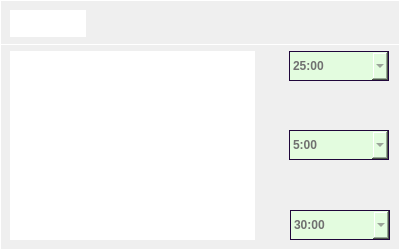
<?xml version="1.0" encoding="UTF-8"?>
<ui version="4.0">
 <class>settingsBox</class>
 <widget class="QWidget" name="settingsBox">
  <property name="geometry">
   <rect>
    <x>0</x>
    <y>0</y>
    <width>400</width>
    <height>250</height>
   </rect>
  </property>
  <property name="windowTitle">
   <string>Settings</string>
  </property>
  <property name="windowIcon">
   <iconset resource="resources.qrc">
    <normaloff>:/resources/pomodoropenguin.png</normaloff>:/resources/pomodoropenguin.png</iconset>
  </property>
  <widget class="QPushButton" name="closeBtn">
   <property name="geometry">
    <rect>
     <x>360</x>
     <y>10</y>
     <width>30</width>
     <height>30</height>
    </rect>
   </property>
   <property name="styleSheet">
    <string notr="true">#closeBtn{
background-color:transparent;
border-image: url(:/resources/Close.png);
background: none;
border: none;
background-repeat: none;
}</string>
   </property>
   <property name="text">
    <string/>
   </property>
  </widget>
  <widget class="QGraphicsView" name="divider">
   <property name="geometry">
    <rect>
     <x>0</x>
     <y>44</y>
     <width>400</width>
     <height>1</height>
    </rect>
   </property>
   <property name="styleSheet">
    <string notr="true">#divider{
background-color:transparent;
border-image:url(:/resources/Div Line.png);
background: none;
border: none;
background-repeat: none;
}</string>
   </property>
  </widget>
  <widget class="QGraphicsView" name="border4">
   <property name="geometry">
    <rect>
     <x>0</x>
     <y>249</y>
     <width>400</width>
     <height>1</height>
    </rect>
   </property>
   <property name="styleSheet">
    <string notr="true">#border4{
background-color:transparent;
border-image:url(:/resources/Div Line.png);
background: none;
border: none;
background-repeat: none;
}</string>
   </property>
  </widget>
  <widget class="QGraphicsView" name="border1">
   <property name="geometry">
    <rect>
     <x>0</x>
     <y>0</y>
     <width>1</width>
     <height>250</height>
    </rect>
   </property>
   <property name="styleSheet">
    <string notr="true">#border1{
background-color:transparent;
border-image:url(:/resources/Div Line.png);
background: none;
border: none;
background-repeat: none;
}</string>
   </property>
  </widget>
  <widget class="QGraphicsView" name="border2">
   <property name="geometry">
    <rect>
     <x>399</x>
     <y>0</y>
     <width>1</width>
     <height>250</height>
    </rect>
   </property>
   <property name="styleSheet">
    <string notr="true">#border2{
background-color:transparent;
border-image:url(:/resources/Div Line.png);
background: none;
border: none;
background-repeat: none;
}</string>
   </property>
  </widget>
  <widget class="QGraphicsView" name="border3">
   <property name="geometry">
    <rect>
     <x>0</x>
     <y>0</y>
     <width>400</width>
     <height>1</height>
    </rect>
   </property>
   <property name="styleSheet">
    <string notr="true">#border3{
background-color:transparent;
border-image:url(:/resources/Div Line.png);
background: none;
border: none;
background-repeat: none;
}</string>
   </property>
  </widget>
  <widget class="QGraphicsView" name="settingsTitle">
   <property name="geometry">
    <rect>
     <x>10</x>
     <y>10</y>
     <width>76</width>
     <height>27</height>
    </rect>
   </property>
   <property name="styleSheet">
    <string notr="true">#settingsTitle{
background-color:transparent;
border-image: url(:/resources/SettingsTitle.png);
background: none;
border: none;
background-repeat: none;
}</string>
   </property>
  </widget>
  <widget class="QGraphicsView" name="info">
   <property name="geometry">
    <rect>
     <x>10</x>
     <y>51</y>
     <width>245</width>
     <height>189</height>
    </rect>
   </property>
   <property name="styleSheet">
    <string notr="true">#info{
background-color:transparent;
border-image: url(:/resources/Info.png);
background: none;
border: none;
background-repeat: none;
}</string>
   </property>
  </widget>
  <widget class="QComboBox" name="studytimeBox">
   <property name="geometry">
    <rect>
     <x>289</x>
     <y>51</y>
     <width>100</width>
     <height>30</height>
    </rect>
   </property>
   <property name="font">
    <font>
     <family>Segoe UI</family>
     <weight>75</weight>
     <bold>true</bold>
    </font>
   </property>
   <property name="styleSheet">
    <string notr="true">#studytimeBox{
background-color: rgb(227, 252, 223);
color: rgb(112,112,112);
border: 1px solid rgb(32, 6, 59);
padding: 1px 0px 1px 3px;
}
QListView{
background-color: rgb(227, 252, 223);
color: rgb(112,112,112);
border: 1px solid rgb(32, 6, 59);
padding: 1px 0px 1px 3px;
}</string>
   </property>
   <property name="currentText">
    <string>25:00</string>
   </property>
   <property name="currentIndex">
    <number>2</number>
   </property>
   <item>
    <property name="text">
     <string>15:00</string>
    </property>
   </item>
   <item>
    <property name="text">
     <string>20:00</string>
    </property>
   </item>
   <item>
    <property name="text">
     <string>25:00</string>
    </property>
   </item>
   <item>
    <property name="text">
     <string>30:00</string>
    </property>
   </item>
   <item>
    <property name="text">
     <string>35:00</string>
    </property>
   </item>
  </widget>
  <widget class="QComboBox" name="breaktimeBox">
   <property name="geometry">
    <rect>
     <x>289</x>
     <y>130</y>
     <width>100</width>
     <height>30</height>
    </rect>
   </property>
   <property name="font">
    <font>
     <family>Segoe UI</family>
     <weight>75</weight>
     <bold>true</bold>
    </font>
   </property>
   <property name="styleSheet">
    <string notr="true">#breaktimeBox{
background-color: rgb(227, 252, 223);
color: rgb(112,112,112);
border: 1px solid rgb(32, 6, 59);
padding: 1px 0px 1px 3px;
}
QListView{
background-color: rgb(227, 252, 223);
color: rgb(112,112,112);
border: 1px solid rgb(32, 6, 59);
padding: 1px 0px 1px 3px;
}</string>
   </property>
   <property name="currentText">
    <string>5:00</string>
   </property>
   <property name="currentIndex">
    <number>2</number>
   </property>
   <item>
    <property name="text">
     <string>1:00</string>
    </property>
   </item>
   <item>
    <property name="text">
     <string>3:00</string>
    </property>
   </item>
   <item>
    <property name="text">
     <string>5:00</string>
    </property>
   </item>
   <item>
    <property name="text">
     <string>10:00</string>
    </property>
   </item>
   <item>
    <property name="text">
     <string>15:00</string>
    </property>
   </item>
  </widget>
  <widget class="QComboBox" name="longbreaktimeBox">
   <property name="geometry">
    <rect>
     <x>290</x>
     <y>210</y>
     <width>100</width>
     <height>30</height>
    </rect>
   </property>
   <property name="font">
    <font>
     <family>Segoe UI</family>
     <weight>75</weight>
     <bold>true</bold>
    </font>
   </property>
   <property name="styleSheet">
    <string notr="true">#longbreaktimeBox{
background-color: rgb(227, 252, 223);
color: rgb(112,112,112);
border: 1px solid rgb(32, 6, 59);
padding: 1px 0px 1px 3px;
}
QListView{
background-color: rgb(227, 252, 223);
color: rgb(112,112,112);
border: 1px solid rgb(32, 6, 59);
padding: 1px 0px 1px 3px;
}</string>
   </property>
   <property name="currentText">
    <string>30:00</string>
   </property>
   <property name="currentIndex">
    <number>2</number>
   </property>
   <item>
    <property name="text">
     <string>10:00</string>
    </property>
   </item>
   <item>
    <property name="text">
     <string>25:00</string>
    </property>
   </item>
   <item>
    <property name="text">
     <string>30:00</string>
    </property>
   </item>
   <item>
    <property name="text">
     <string>45:00</string>
    </property>
   </item>
   <item>
    <property name="text">
     <string>50:00</string>
    </property>
   </item>
  </widget>
 </widget>
 <resources>
  <include location="resources.qrc"/>
 </resources>
 <connections/>
</ui>
